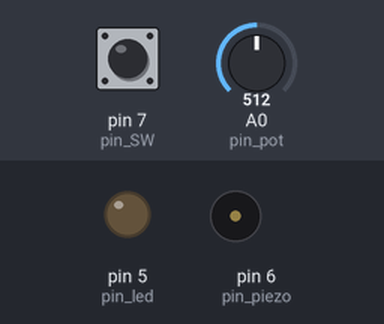
The sketch below on a simulated Arduino Uno, built with avr-gcc and run on an emulated ATmega328P. Parts: output pins drawn as LEDs (lit = HIGH), buzzer (waves = sounding). The test bench sets the inputs (shaded band); at power-on: pin 7 (pin_SW) HIGH, A0 (pin_pot) = 512.

Above: at 1.2 s.
1.3 s: pin 7 (pin_SW) pulled LOW for 0.15 s
At 1.37 s:
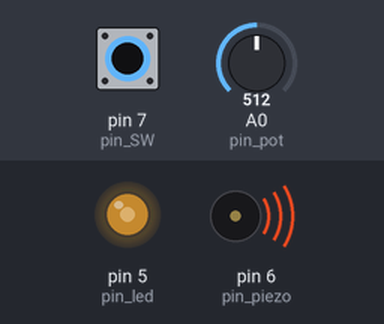
2.9 s: pin 7 (pin_SW) pulled LOW for 3.2 s
At 7.4 s:
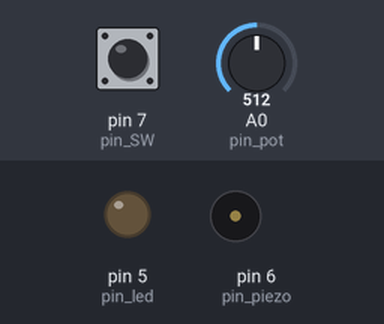
Timing chart, 0 to 8.9 s (numbered marks = the images above; inputs shaded):
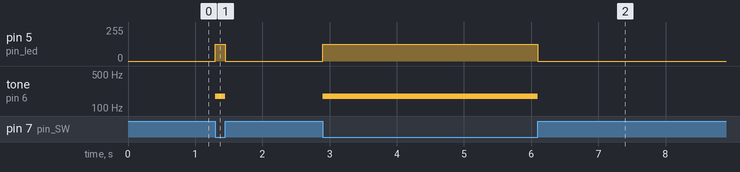

The sketch:

LV03_ZAD04.ino
```cpp
int pin_pot = A0;
int pin_led = 5;
int pin_SW = 7;
int pin_piezo = 6;

int AD_value = 0;

void setup() {
  pinMode(pin_pot, INPUT);
  pinMode(pin_led, OUTPUT);
  pinMode(pin_SW, INPUT_PULLUP);
  pinMode(pin_piezo, OUTPUT);
}

void loop() {
  AD_value = analogRead(pin_pot);  //analognu vrijednost potenciometra stavljamo u varijablu AD_value

  int nBright = map(AD_value, 0, 1023, 0, 255); //vrijednost (0-1023) pretvaramo u (0-255)

  if(digitalRead(pin_SW) == LOW){    //ako je sklopka uključena
    analogWrite(pin_led, nBright);
    tone(pin_piezo, 175);      //palimo zujalicu s frekvencijom 175 HZ, bez vremenskog ograničenja
  }
  else{
    analogWrite(pin_led, 0);
    noTone(pin_piezo);
  }

}
```

Measured:
- after the input at 1.3 s, pin 5 (pin_led): 0/255 → 127/255 at once, → 0/255 0.15 s later; tone on pin 6 (pin_piezo): silent → 175 Hz at once, → silent 0.15 s later
- after the input at 2.9 s, pin 5 (pin_led): 0/255 → 127/255 at once, → 0/255 3.2 s later; tone on pin 6 (pin_piezo): silent → 175 Hz at once, → silent 3.2 s later
